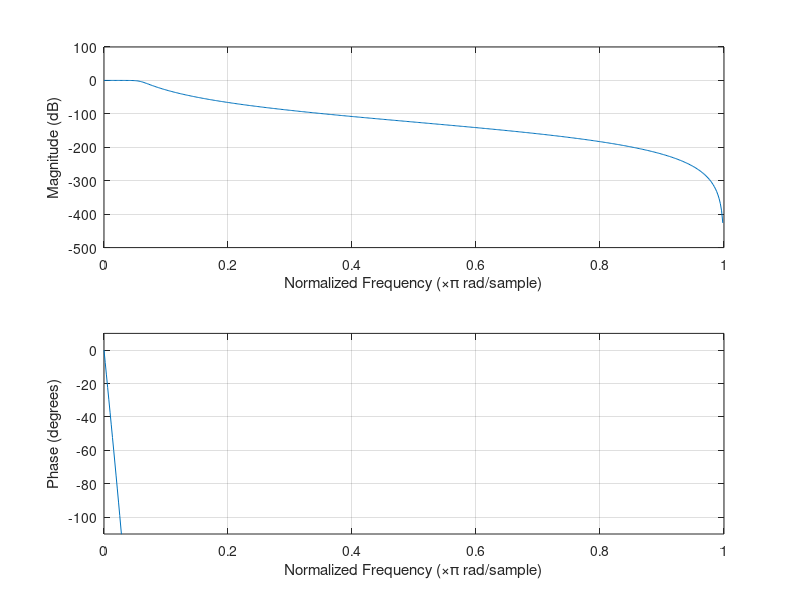

Recreate this plot in MATLAB. (Note: this script raises an error after producing the figure.)
clear all; close all; clc;

Ap = 0.915;
Ar = 13.98;
Wp = 0.2 * pi;
Wr = 0.3 * pi;
Ts = 2;

% H(s) = 2.43 * 10^(-3) (1)/(s^(6) + 1.42 s^(5) + s^(4) + 0.45 s^(3) + 0.135 s^(2) + 25.61 * 10^(-3) s + 2.430 * 10^(-3))
nums=[2.43e-3];
dens=[1 1.42 1 0.45 0.135 25.61e-3 2.43e-3];
[num, den] = bilinear(nums, dens, 1/Ts)
figure,freqz(num,den);
axis([0 1 -110 10])


[N,Wn] = buttord(Wp,Wr,Ap,Ar,'s'); % definição da ordem do filtro
[B,A] = butter(N,Wn,'s');
[H,W] = freqs(B,A,2048); % vetores da resposta em frequência 
figure 
plot(W/2/pi,20*log10(abs(H)))
axis([0 1 -110 10])
xlabel('Frequência (rad/s)')
ylabel('Reposta de Módulo')
figure 
plot(W/2/pi,angle(H))
axis([0 1 -5 5])
xlabel('Frequência (rad/s)')
ylabel('Reposta de Fase')